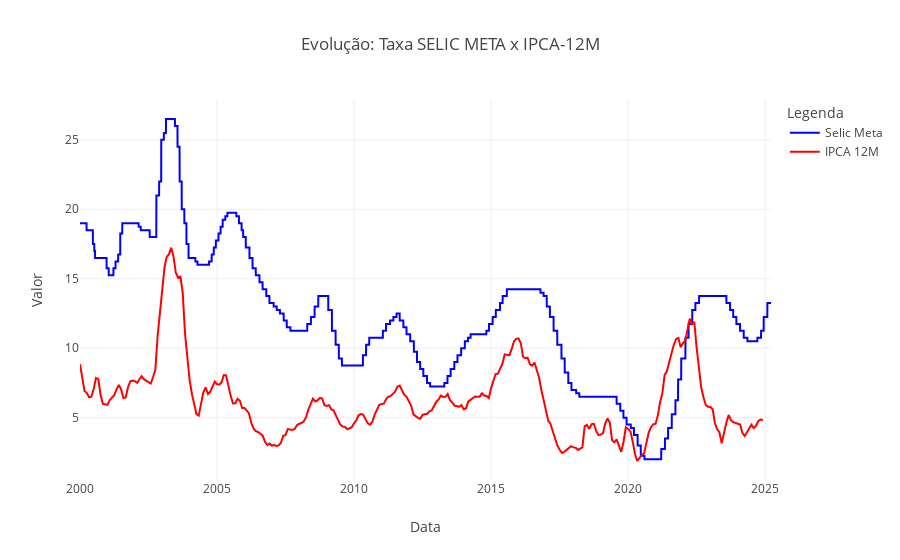

Notebook code for this chart:
### Code cell
fig = Dash.Figure()

fig.add_trace(Dash.Scatter(
    x=selic_meta_2000.index,
    y=selic_meta_2000['valor'],
    mode='lines',
    name='Selic Meta', 
    line=dict(color='blue')  
))

fig.add_trace(Dash.Scatter(
    x=ipca_12M_2000.index,
    y=ipca_12M_2000['valor'],
    mode='lines',
    name='IPCA 12M', 
    line=dict(color='red')  
))

fig.update_layout(
    title='Evolução: Taxa SELIC META x IPCA-12M',
    xaxis_title='Data',
    yaxis_title='Valor',
    legend_title='Legenda'
)

fig.show()

### Figure 1 — Plotly figure (JSON) as saved in the notebook; plotly's stock layout.template omitted (floating-point values rounded to 4 significant figures; data arrays with more than 128 entries replaced by an {"elided": "..."} marker saying what was removed)
{"data": [{"line": {"color": "blue"}, "mode": "lines", "name": "Selic Meta", "type": "scatter", "x": {"elided": "9210 str values"}, "y": {"elided": "9210 float values"}}, {"line": {"color": "red"}, "mode": "lines", "name": "IPCA 12M", "type": "scatter", "x": {"elided": "300 str values"}, "y": {"elided": "300 float values"}}], "layout": {"legend": {"title": {"text": "Legenda"}}, "title": {"text": "Evolução: Taxa SELIC META x IPCA-12M"}, "xaxis": {"title": {"text": "Data"}}, "yaxis": {"title": {"text": "Valor"}}}}
